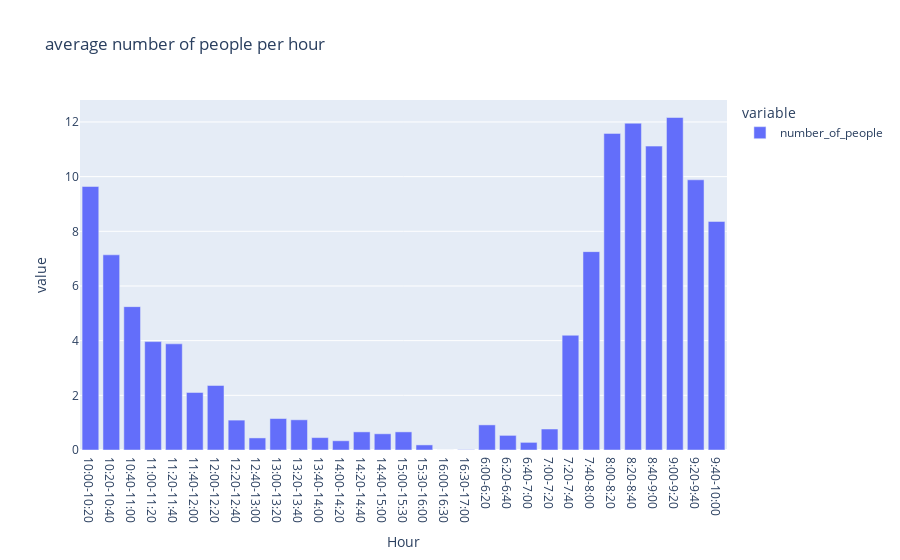

Notebook code for this chart:
### Code cell
px.bar(data_frame=avg_people_by_hour, title='average number of people per hour')

### Figure 1 — Plotly figure (JSON) as saved in the notebook; plotly's stock layout.template omitted (floating-point values rounded to 4 significant figures)
{"data": [{"alignmentgroup": "True", "hovertemplate": "variable=number_of_people<br>Hour=%{x}<br>value=%{y}<extra></extra>", "legendgroup": "number_of_people", "marker": {"color": "#636efa", "pattern": {"shape": ""}}, "name": "number_of_people", "offsetgroup": "number_of_people", "orientation": "v", "showlegend": true, "textposition": "auto", "type": "bar", "x": ["10:00-10:20", "10:20-10:40", "10:40-11:00", "11:00-11:20", "11:20-11:40", "11:40-12:00", "12:00-12:20", "12:20-12:40", "12:40-13:00", "13:00-13:20", "13:20-13:40", "13:40-14:00", "14:00-14:20", "14:20-14:40", "14:40-15:00", "15:00-15:30", "15:30-16:00", "16:00-16:30", "16:30-17:00", "6:00-6:20", "6:20-6:40", "6:40-7:00", "7:00-7:20", "7:20-7:40", "7:40-8:00", "8:00-8:20", "8:20-8:40", "8:40-9:00", "9:00-9:20", "9:20-9:40", "9:40-10:00"], "xaxis": "x", "y": [9.64, 7.14, 5.244, 3.965, 3.884, 2.105, 2.36, 1.093, 0.4419, 1.151, 1.105, 0.4535, 0.3372, 0.6628, 0.593, 0.6628, 0.186, 0, 0.01163, 0.9186, 0.5349, 0.2791, 0.7674, 4.198, 7.256, 11.58, 11.95, 11.12, 12.16, 9.884, 8.36], "yaxis": "y"}], "layout": {"barmode": "relative", "legend": {"title": {"text": "variable"}, "tracegroupgap": 0}, "title": {"text": "average number of people per hour"}, "xaxis": {"anchor": "y", "domain": [0, 1], "title": {"text": "Hour"}}, "yaxis": {"anchor": "x", "domain": [0, 1], "title": {"text": "value"}}}}
